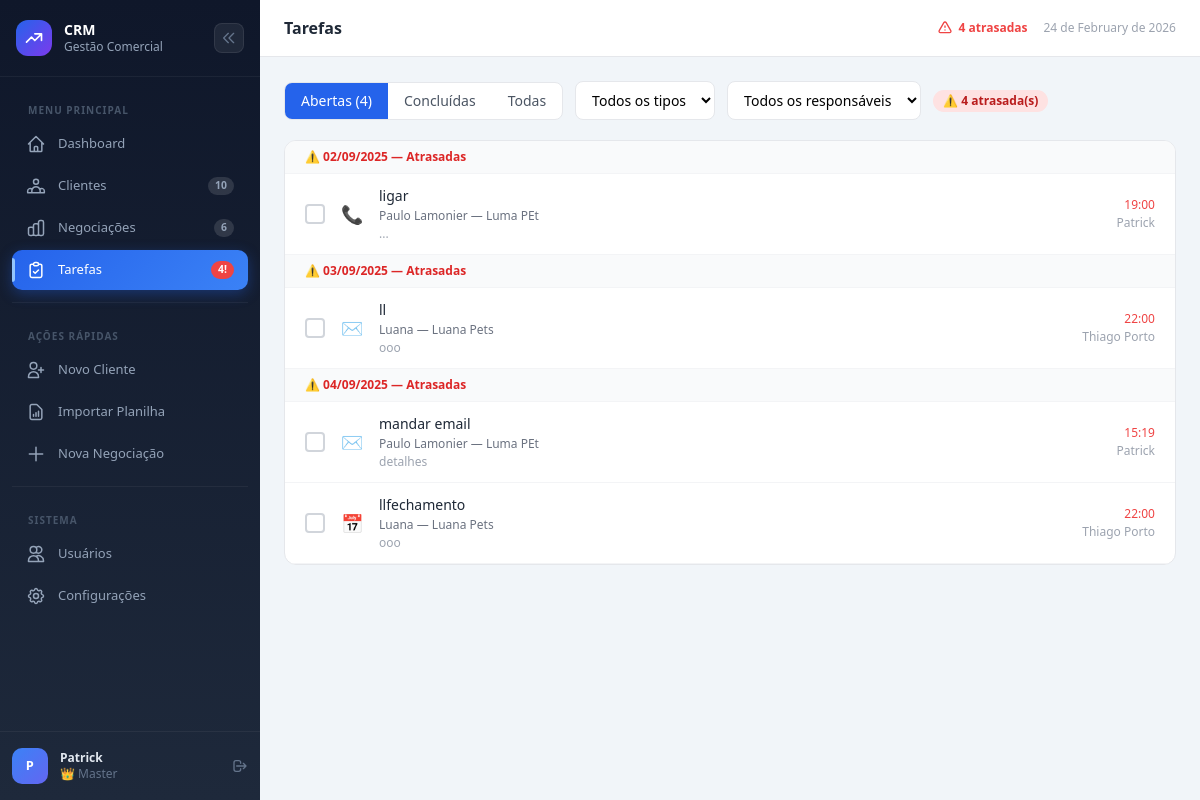
The page /tarefas.php (signed in) on the database its author committed.
### tables this page shows
CREATE TABLE `tarefas` (
  `id`             int(11)      NOT NULL AUTO_INCREMENT,
  `negociacao_id`  int(11)      NOT NULL,
  `responsavel_id` int(11)      DEFAULT NULL,
  `tipo`           enum('Ligar','Email','Reunião','Tarefa','Almoço','Visita','WhatsApp') NOT NULL DEFAULT 'Tarefa',
  `assunto`        varchar(160) NOT NULL,
  `descricao`      text         DEFAULT NULL,
  `quando`         datetime     NOT NULL,
  `status`         enum('aberta','concluida') NOT NULL DEFAULT 'aberta',
  `prioridade`     enum('baixa','media','alta') NOT NULL DEFAULT 'media',
  `criado_em`      timestamp    NOT NULL DEFAULT current_timestamp(),
  PRIMARY KEY (`id`),
  KEY `idx_negociacao`  (`negociacao_id`),
  KEY `idx_responsavel` (`responsavel_id`),
  KEY `idx_quando`      (`quando`),
  KEY `idx_status`      (`status`),
  CONSTRAINT `fk_tarefa_negociacao`  FOREIGN KEY (`negociacao_id`)  REFERENCES `negociacoes` (`id`) ON DELETE CASCADE,
  CONSTRAINT `fk_tarefa_responsavel` FOREIGN KEY (`responsavel_id`) REFERENCES `usuarios`    (`id`) ON DELETE SET NULL
);

CREATE TABLE `clientes` (
  `id`           int(11)      NOT NULL AUTO_INCREMENT,
  `nome`         varchar(100) NOT NULL,
  `telefone`     varchar(20)  DEFAULT NULL,
  `email`        varchar(100) DEFAULT NULL,
  `empresa`      varchar(100) DEFAULT NULL,
  `tipo_negocio` varchar(100) DEFAULT NULL,
  `origem`       enum('Inbound','Outbound') DEFAULT NULL,
  `cnpj`         varchar(18)  DEFAULT NULL,
  `observacoes`  text         DEFAULT NULL,
  `criado_em`    timestamp    NOT NULL DEFAULT current_timestamp(),
  PRIMARY KEY (`id`),
  UNIQUE KEY `uniq_clientes_cnpj` (`cnpj`),
  KEY `idx_nome`  (`nome`),
  KEY `idx_email` (`email`)
);

CREATE TABLE `usuarios` (
  `id`          int(11)                      NOT NULL AUTO_INCREMENT,
  `nome`        varchar(120)                 NOT NULL,
  `email`       varchar(160)                 NOT NULL,
  `perfil`      enum('master','user')        NOT NULL DEFAULT 'user',
  `google_id`   varchar(120)                 DEFAULT NULL,
  `avatar_url`  varchar(500)                 DEFAULT NULL,
  `telefone`    varchar(30)                  DEFAULT NULL,
  `senha_hash`  varchar(255)                 DEFAULT NULL,
  `criado_em`   timestamp                    NOT NULL DEFAULT current_timestamp(),
  PRIMARY KEY (`id`),
  UNIQUE KEY `ux_email`     (`email`),
  UNIQUE KEY `ux_google_id` (`google_id`)
);

### config.php (called while the page is built, shortened)
<?php
function e(string $s): string {
    return htmlspecialchars($s, ENT_QUOTES, 'UTF-8');
}

### tarefas.php (the view, shortened to what this page needs)
<?php
require_once __DIR__ . '/_nav.php';
$filtroStatus = $_GET['status'] ?? 'aberta';
$filtroTipo   = $_GET['tipo']   ?? '';
$filtroUser   = (int)($_GET['user'] ?? 0);
$where  = ['1=1'];
$params = [];
if (in_array($filtroStatus, ['aberta','concluida'])) {
    $where[]  = 't.status = ?';
    $params[] = $filtroStatus;
}
$whereSQL = implode(' AND ', $where);
$stmt = $pdo->prepare("
    SELECT t.*, c.nome AS cliente, c.empresa, n.id AS neg_id, u.nome AS resp_nome
    FROM tarefas t
    JOIN negociacoes n ON n.id = t.negociacao_id
    JOIN clientes c    ON c.id = n.cliente_id
    LEFT JOIN usuarios u ON u.id = t.responsavel_id
    WHERE $whereSQL
    ORDER BY t.quando ASC
");
$stmt->execute($params);
$tarefas = $stmt->fetchAll();
$tipoIcon  = ['Ligar'=>'📞','Email'=>'✉️','Reunião'=>'📅','WhatsApp'=>'💬','Visita'=>'🚗','Almoço'=>'🍽️','Tarefa'=>'✅'];
$totalAberta    = $pdo->query("SELECT COUNT(*) FROM tarefas WHERE status='aberta'")->fetchColumn();
$totalAtrasadas = $pdo->query("SELECT COUNT(*) FROM tarefas WHERE status='aberta' AND quando < NOW()")->fetchColumn();
?>
<div class="flex flex-wrap items-center gap-3 mb-5">
    <div class="flex rounded-lg border border-gray-200 overflow-hidden bg-white text-sm">
        <?php foreach (['aberta'=>"Abertas ($totalAberta)",'concluida'=>'Concluídas',''=>'Todas'] as $v=>$l): ?>
        <a href="?status=<?= $v ?>&tipo=<?= urlencode($filtroTipo) ?>&user=<?= $filtroUser ?>"
           class="px-4 py-2 <?= $filtroStatus===$v ? 'bg-blue-600 text-white' : 'text-gray-600 hover:bg-gray-50' ?>">
            <?= $l ?>
        </a>
        <?php endforeach; ?>
    </div>
    <select onchange="location='?status=<?= urlencode($filtroStatus) ?>&user=<?= $filtroUser ?>&tipo='+this.value"
            class="border border-gray-200 rounded-lg px-3 py-2 text-sm bg-white focus:outline-none">
        <option value="">Todos os tipos</option>
    </select>
    <select onchange="location='?status=<?= urlencode($filtroStatus) ?>&tipo=<?= urlencode($filtroTipo) ?>&user='+this.value"
            class="border border-gray-200 rounded-lg px-3 py-2 text-sm bg-white focus:outline-none">
        <option value="0">Todos os responsáveis</option>
    </select>
    <?php if ($totalAtrasadas > 0 && $filtroStatus !== 'concluida'): ?>
    <span class="badge bg-red-100 text-red-700">⚠ <?= $totalAtrasadas ?> atrasada(s)</span>
    <?php endif; ?>
</div>
<div class="bg-white rounded-xl border border-gray-200 overflow-hidden">
    <?php if (empty($tarefas)): ?>
    <div class="text-center py-16 text-gray-400">
        <p class="text-4xl mb-3">✅</p>
        <p class="text-sm">Nenhuma tarefa encontrada</p>
    </div>
    <?php else: ?>
    <?php
    $grupos = [];
    foreach ($tarefas as $t) {
        $d = date('Y-m-d', strtotime($t['quando']));
        $grupos[$d][] = $t;
    }
    ?>
    <?php foreach ($grupos as $data => $items):
        $ts    = strtotime($data);
        $hoje  = date('Y-m-d');
        $amh   = date('Y-m-d', strtotime('+1 day'));
        $label = match(true) {
            $data <  $hoje => '⚠ ' . date('d/m/Y', $ts) . ' — Atrasadas',
            $data === $hoje => '📅 Hoje — ' . date('d/m/Y', $ts),
            $data === $amh  => '🔜 Amanhã — ' . date('d/m/Y', $ts),
            default         => date('d/m/Y', $ts),
        };
        $atrasado = $data < $hoje;
    ?>
    <div class="px-5 py-2 bg-gray-50 border-b border-gray-100 text-xs font-semibold <?= $atrasado ? 'text-red-600' : 'text-gray-500' ?>">
        <?= $label ?>
    </div>
    <?php foreach ($items as $t): ?>
    <div class="flex items-center gap-4 px-5 py-3 border-b border-gray-100 hover:bg-gray-50 transition-colors
                <?= $t['status']==='concluida' ? 'opacity-60' : '' ?>">
        <form method="POST">
            <button type="submit"
                    class="w-5 h-5 rounded border-2 flex items-center justify-center flex-shrink-0 transition-colors
                    <?= $t['status']==='concluida' ? 'bg-green-500 border-green-500 text-white' : 'border-gray-300 hover:border-green-500' ?>">
            </button>
        </form>
        <span class="text-lg flex-shrink-0"><?= $tipoIcon[$t['tipo']] ?? '✅' ?></span>
        <div class="flex-1 min-w-0">
            <p class="text-sm font-medium text-gray-800 <?= $t['status']==='concluida' ? 'line-through text-gray-400' : '' ?>">
                <?= e($t['assunto']) ?>
            </p>
            <p class="text-xs text-gray-500 mt-0.5">
                <a href="negociacao_detalhe.php?id=<?= $t['neg_id'] ?>" class="hover:text-blue-600">
                    <?= e($t['cliente']) ?><?= $t['empresa'] ? ' — ' . e($t['empresa']) : '' ?>
                </a>
            </p>
            <?php if ($t['descricao']): ?>
            <p class="text-xs text-gray-400 mt-0.5"><?= e($t['descricao']) ?></p>
            <?php endif; ?>
        </div>
        <div class="text-right flex-shrink-0">
            <p class="text-xs font-medium <?= ($atrasado && $t['status']==='aberta') ? 'text-red-500' : 'text-gray-500' ?>">
                <?= date('H:i', strtotime($t['quando'])) ?>
            </p>
            <?php if ($t['resp_nome']): ?>
            <p class="text-xs text-gray-400 mt-0.5"><?= e($t['resp_nome']) ?></p>
            <?php endif; ?>
        </div>
    </div>
    <?php endforeach; ?>
    <?php endforeach; ?>
    <?php endif; ?>
</div>
<?php require_once '_footer.php'; ?>

### rows shown on the page
tarefas: tipo "📞", assunto "ligar", clientes.nome "Paulo Lamonier", clientes.empresa "Luma PEt", descricao "...", quando "19:00", responsavel.nome "Patrick"
tarefas: tipo "✉️", assunto "ll", clientes.nome "Luana", clientes.empresa "Luana Pets", descricao "ooo", quando "22:00", responsavel.nome "Thiago Porto"
tarefas: tipo "✉️", assunto "mandar email", clientes.nome "Paulo Lamonier", clientes.empresa "Luma PEt", descricao "detalhes", quando "15:19", responsavel.nome "Patrick"
tarefas: tipo "📅", assunto "llfechamento", clientes.nome "Luana", clientes.empresa "Luana Pets", descricao "ooo", quando "22:00", responsavel.nome "Thiago Porto"

### other values the page prints
$item['label'] "Dashboard"
$item['label'] "Clientes"
$badge "10"
$item['label'] "Negociações"
$badge "6"
$item['label'] "Tarefas"
$tarefasAtrasadas "4"
$iniciais "P"
$user['nome'] "Patrick"
$pageTitle "Tarefas"
$l "Abertas (4)"
$l "Concluídas"
$l "Todas"
$totalAtrasadas "4"
$label "⚠ 02/09/2025 — Atrasadas"
